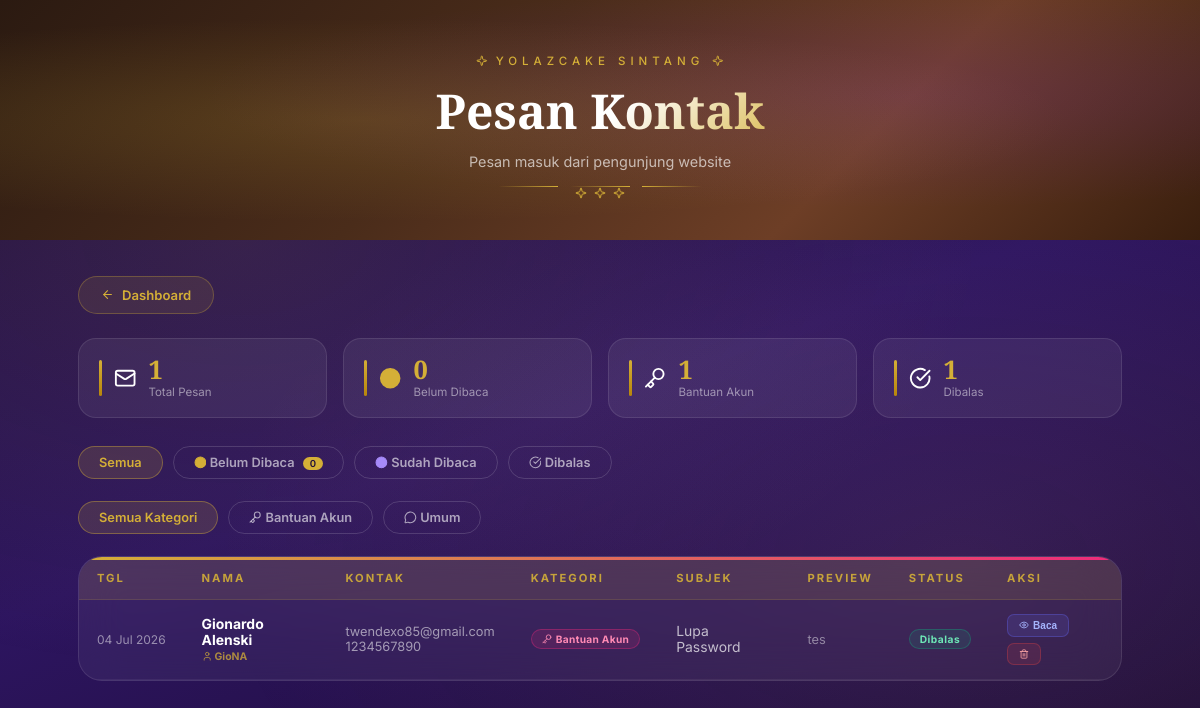
The app's page /kontak/data_kontak.php (signed in) with its own data.
### tables this page shows
CREATE TABLE `kontak` (
  `id_kontak` int(11) NOT NULL,
  `nama` varchar(100) NOT NULL,
  `email` varchar(100) DEFAULT NULL,
  `no_hp` varchar(20) DEFAULT NULL,
  `subjek` varchar(150) DEFAULT NULL,
  `kategori` enum('Umum','Bantuan Akun') NOT NULL DEFAULT 'Umum',
  `username_terkait` varchar(50) DEFAULT NULL,
  `pesan` text NOT NULL,
  `status` enum('Belum Dibaca','Sudah Dibaca','Dibalas') DEFAULT 'Belum Dibaca',
  `balasan` text DEFAULT NULL,
  `dibalas_at` datetime DEFAULT NULL,
  `created_at` timestamp NOT NULL DEFAULT current_timestamp()
);

### kontak/data_kontak.php (the view, shortened to what this page needs)
<?php
include '../config/koneksi.php';
$filter   = $_GET['filter'] ?? '';
$kategori = $_GET['kategori'] ?? '';
$whereParts = [];
$types  = '';
$params = [];
$where = $whereParts ? ('WHERE ' . implode(' AND ', $whereParts)) : '';
if($params){
    $stmt = $conn->prepare("SELECT * FROM kontak $where ORDER BY created_at DESC");
    $stmt->bind_param($types, ...$params);
    $stmt->execute();
    $query = $stmt->get_result();
} else {
    $query = $conn->query("SELECT * FROM kontak ORDER BY created_at DESC");
}
$stats = mysqli_fetch_assoc(mysqli_query($conn,
    "SELECT COUNT(*) as total,
            SUM(status='Belum Dibaca') as belum,
            SUM(status='Sudah Dibaca') as sudah,
            SUM(status='Dibalas') as dibalas,
            SUM(kategori='Bantuan Akun') as akun,
            SUM(kategori='Bantuan Akun' AND status='Belum Dibaca') as akun_belum FROM kontak"));
?>
<!DOCTYPE html>
<html lang="id">
<head>
  <link rel="stylesheet" href="../assets/css/lucide-icons.css">
</head>
<body>
<div class="page-hero" id="pageHero">
  <div class="hero-inner">
    <p class="hero-eyebrow"><i data-lucide="sparkle" class="lucide-ic"></i> YOLAZCAKE Sintang <i data-lucide="sparkle" class="lucide-ic"></i></p>
    <h1>Pesan Kontak</h1>
    <p class="hero-sub">Pesan masuk dari pengunjung website</p>
    <div class="hero-divider"><span></span><span class="diamond"><i data-lucide="sparkle" class="lucide-ic"></i> <i data-lucide="sparkle" class="lucide-ic"></i> <i data-lucide="sparkle" class="lucide-ic"></i></span><span></span></div>
  </div>
</div>
<div class="page-wrapper">
  <a href="../dashboard.php" class="btn-back"><i data-lucide="arrow-left" class="lucide-ic"></i> Dashboard</a>
  <div class="stats-row">
    <div class="stat-card"><span class="stat-icon"><i data-lucide="mail" class="lucide-ic"></i></span><div><div class="stat-val"><?= $stats['total'] ?></div><div class="stat-lbl">Total Pesan</div></div></div>
    <div class="stat-card"><span class="stat-icon"><i data-lucide="circle" class="lucide-ic lucide-fill" style="color:#D4AF37"></i></span><div><div class="stat-val"><?= $stats['belum'] ?></div><div class="stat-lbl">Belum Dibaca</div></div></div>
    <div class="stat-card"><span class="stat-icon"><i data-lucide="key" class="lucide-ic"></i></span><div><div class="stat-val"><?= $stats['akun'] ?></div><div class="stat-lbl">Bantuan Akun</div></div></div>
    <div class="stat-card"><span class="stat-icon"><i data-lucide="check-circle" class="lucide-ic"></i></span><div><div class="stat-val"><?= $stats['dibalas'] ?></div><div class="stat-lbl">Dibalas</div></div></div>
  </div>
  <div class="filter-tabs">
    <a href="data_kontak.php" class="filter-tab <?= !$filter?'active':'' ?>">Semua</a>
    <a href="?filter=Belum Dibaca<?= $kategori?'&kategori='.urlencode($kategori):'' ?>" class="filter-tab <?= $filter==='Belum Dibaca'?'active':'' ?>"><i data-lucide="circle" class="lucide-ic lucide-fill" style="color:#D4AF37"></i> Belum Dibaca <span class="tab-badge"><?= $stats['belum'] ?></span></a>
    <a href="?filter=Sudah Dibaca<?= $kategori?'&kategori='.urlencode($kategori):'' ?>" class="filter-tab <?= $filter==='Sudah Dibaca'?'active':'' ?>"><i data-lucide="circle" class="lucide-ic lucide-fill" style="color:#a78bfa"></i> Sudah Dibaca</a>
    <a href="?filter=Dibalas<?= $kategori?'&kategori='.urlencode($kategori):'' ?>" class="filter-tab <?= $filter==='Dibalas'?'active':'' ?>"><i data-lucide="check-circle" class="lucide-ic"></i> Dibalas</a>
  </div>
  <div class="filter-tabs">
    <a href="?<?= $filter?'filter='.urlencode($filter):'' ?>" class="filter-tab <?= !$kategori?'active':'' ?>">Semua Kategori</a>
    <a href="?kategori=Bantuan Akun<?= $filter?'&filter='.urlencode($filter):'' ?>" class="filter-tab <?= $kategori==='Bantuan Akun'?'active':'' ?>"><i data-lucide="key" class="lucide-ic"></i> Bantuan Akun </a>
    <a href="?kategori=Umum<?= $filter?'&filter='.urlencode($filter):'' ?>" class="filter-tab <?= $kategori==='Umum'?'active':'' ?>"><i data-lucide="message-circle" class="lucide-ic"></i> Umum</a>
  </div>
  <div class="table-card">
    <div style="overflow-x:auto;">
    <table>
      <thead><tr><th>Tgl</th><th>Nama</th><th>Kontak</th><th>Kategori</th><th>Subjek</th><th>Preview</th><th>Status</th><th>Aksi</th></tr></thead>
      <tbody>
      <?php $rows=mysqli_num_rows($query); if($rows>0): while($d=mysqli_fetch_assoc($query)): ?>
      <tr class="<?= $d['status']==='Belum Dibaca'?'unread':'' ?>" data-id="<?= (int)$d['id_kontak'] ?>">
        <td style="font-size:.75em;color:rgba(255,255,255,.5);white-space:nowrap;"><?= date('d M Y',strtotime($d['created_at'])) ?></td>
        <td class="td-nama">
          <?= htmlspecialchars($d['nama']) ?>
          <?php if(!empty($d['username_terkait'])): ?>
            <div class="td-username"><i data-lucide="user" class="lucide-ic"></i> <?= htmlspecialchars($d['username_terkait']) ?></div>
          <?php endif; ?>
        </td>
        <td style="font-size:.8em;color:rgba(255,255,255,.55);">
          <?= $d['email']?htmlspecialchars($d['email']):'—' ?><br>
          <?= $d['no_hp']?htmlspecialchars($d['no_hp']):'—' ?>
        </td>
        <td>
          <?php if(($d['kategori'] ?? 'Umum') === 'Bantuan Akun'): ?>
            <span class="k-badge k-akun"><i data-lucide="key" class="lucide-ic"></i> Bantuan Akun</span>
          <?php else: ?>
            <span class="k-badge k-umum"><i data-lucide="message-circle" class="lucide-ic"></i> Umum</span>
          <?php endif; ?>
        </td>
        <td class="td-subjek"><?= $d['subjek']?htmlspecialchars($d['subjek']):'—' ?></td>
        <td class="td-preview"><?= htmlspecialchars($d['pesan']) ?></td>
        <td>
          <?php $sc=['Belum Dibaca'=>'s-belum','Sudah Dibaca'=>'s-sudah','Dibalas'=>'s-dibalas'][$d['status']]??''; ?>
          <span class="s-badge <?= $sc ?>"><?= $d['status'] ?></span>
        </td>
        <td>
          <div class="action-cell">
            <button class="btn-act btn-baca" onclick="bacaPesan(<?= htmlspecialchars(json_encode($d)) ?>)"><i data-lucide="eye" class="lucide-ic"></i> Baca</button>
            <a href="?hapus=<?= $d['id_kontak'] ?>" class="btn-act btn-hapus"
               onclick="return confirm('Hapus pesan ini?')"><i data-lucide="trash-2" class="lucide-ic"></i></a>
          </div>
        </td>
      </tr>
      <?php endwhile; else: ?>
      <tr><td colspan="8"><div class="empty-state"><i data-lucide="inbox" class="lucide-ic"></i> Tidak ada pesan</div></td></tr>
      <?php endif; ?>
      </tbody>
    </table>
    </div>
  </div>
</div>
</body>
</html>

### records on screen
kontak: created_at "04 Jul 2026", nama "Gionardo Alenski", username_terkait "GioNA", email "twendexo85@gmail.com", no_hp "1234567890", kategori "Bantuan Akun" (drawn), subjek "Lupa Password", pesan "tes", status "Dibalas"

### other values on screen
$stats['total'] "1"
$stats['belum'] "0"
$stats['akun'] "1"
$stats['dibalas'] "1"
